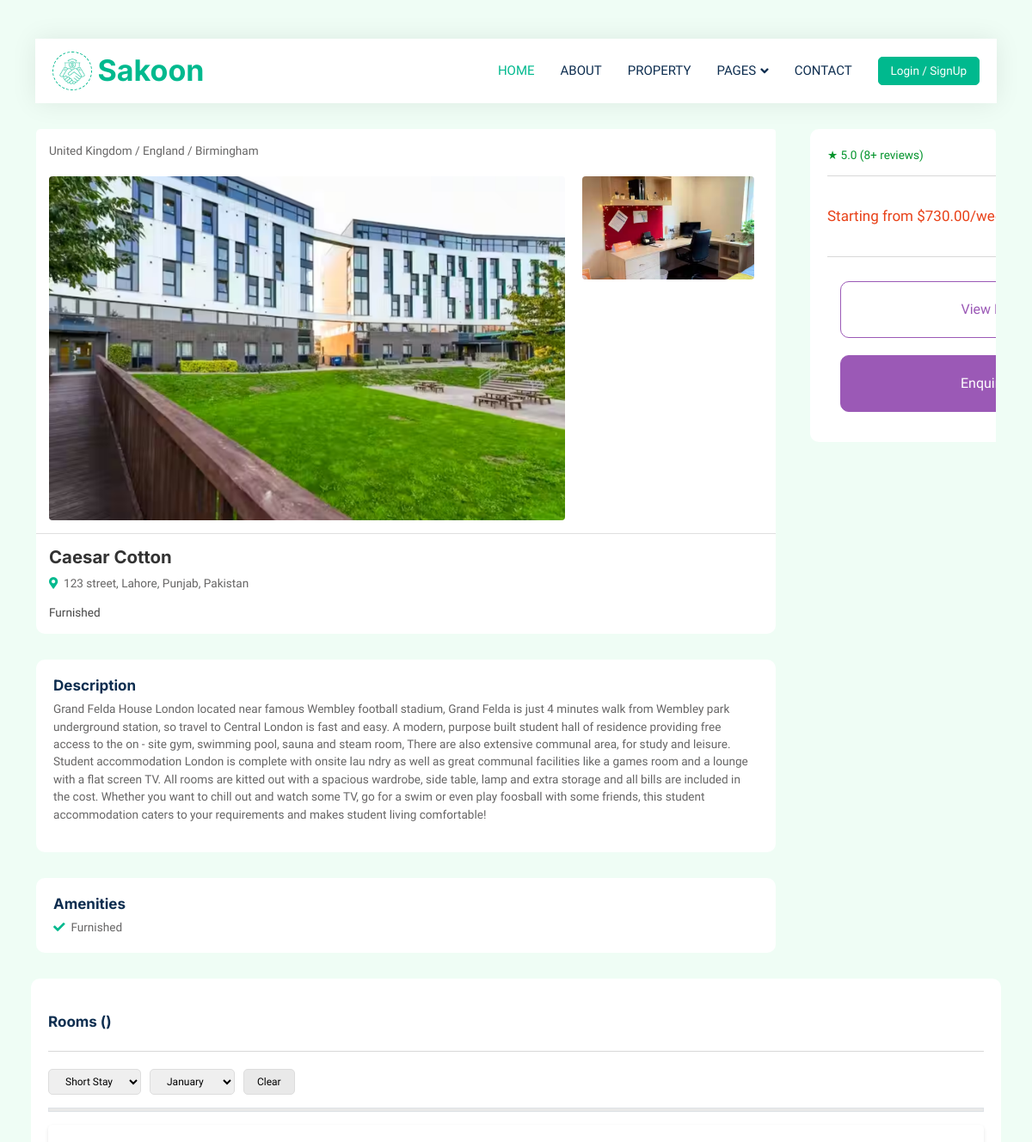
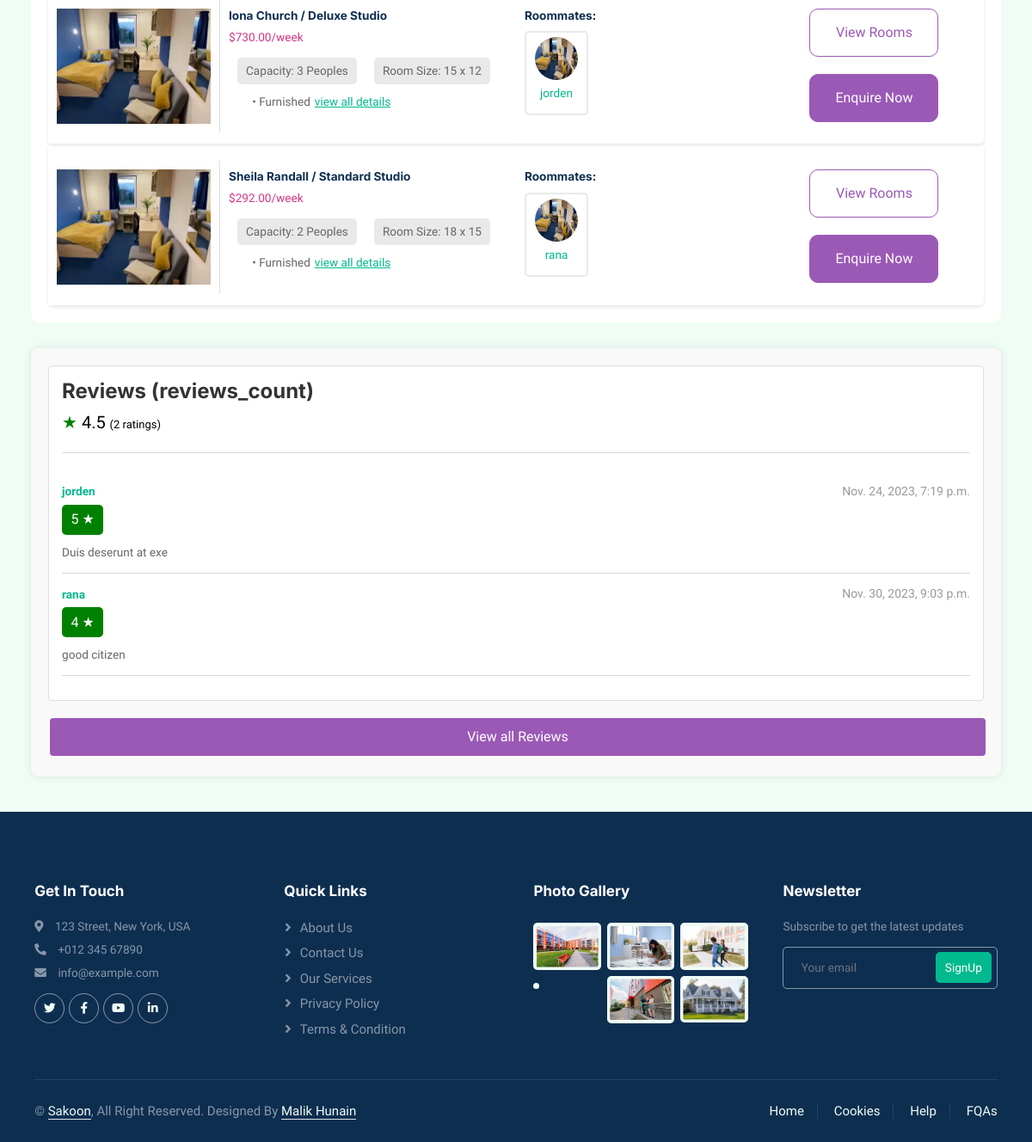
Screenshot of /properties/1/ with the database file from the repository (2 pictures, top to bottom).
### property/models.py (models this page shows, shortened)
class Media(models.Model):
    file = models.FileField(upload_to='static/media_files/')

class Property(models.Model):
    owner = models.ForeignKey(PropertyOwnerProfile, on_delete=models.CASCADE)
    name = models.CharField(max_length=255)
    images_or_videos = models.ManyToManyField('Media', related_name='property_media', blank=True)
    street_address = models.CharField(max_length=255)
    city = models.CharField(max_length=255)
    zip_code = models.CharField(max_length=255)
    state = models.CharField(max_length=255)
    country = models.CharField(max_length=255)
    latitude = models.DecimalField(max_digits=10, decimal_places=6)
    longitude = models.DecimalField(max_digits=10, decimal_places=6)
    description = models.TextField()
    gender = models.CharField(max_length=255, default='mixed')
    amenities = models.ManyToManyField(Amenities)
    room = models.ManyToManyField('Room', related_name='property_rooms', blank=True)
    review = models.ManyToManyField('review.PropertyReview', related_name='property_reviews', blank=True)

class Amenities(models.Model):
    name = models.CharField(max_length=255)
    icon = models.ImageField(upload_to='static/amenities_icons/', null=True, blank=True)

class Room(models.Model):
    property = models.ForeignKey(Property, on_delete=models.CASCADE, related_name='rooms')
    name = models.CharField(max_length=255)
    room_type = models.ForeignKey(RoomType, on_delete=models.CASCADE, related_name='rooms', default=1)
    images_or_videos = models.ManyToManyField('Media', related_name='room_media', blank=True)
    description = models.TextField()
    amenities = models.ManyToManyField(Amenities)
    room_dimensions = models.CharField(max_length=255)
    occupancy = models.PositiveIntegerField()
    price = models.DecimalField(max_digits=10, decimal_places=2)
    roommates = models.ManyToManyField(StudentProfile, related_name='rooms', blank=True)

class RoomType(models.Model):
    name = models.CharField(max_length=255)
    count = models.PositiveIntegerField()
    def __str__(self):
        return self.name

### student/models.py (models this page shows, shortened)
class StudentProfile(models.Model):
    user = models.OneToOneField(User, on_delete=models.CASCADE)
    bio = models.TextField(blank=True)
    email = models.CharField(max_length=255, blank=True)
    city = models.CharField(max_length=255, blank=True)
    state = models.CharField(max_length=255, blank=True)
    country = models.CharField(max_length=255, blank=True)
    religion = models.CharField(max_length=255, blank=True)
    profile_picture = models.ImageField(upload_to='static/profile_pictures/', null=True, blank=True)
    age = models.IntegerField(blank=True, null=True)
    occupation = models.CharField(max_length=255, blank=True)
    gender = models.CharField(max_length=10, choices=[('male', 'Male'), ('female', 'Female'), ('other', 'Other')], blank=True, null=True)
    academic_level = models.CharField(max_length=50, blank=True, null=True, help_text="e.g., Freshman, Sophomore, Graduate Student")
    major = models.CharField(max_length=100, blank=True, null=True, help_text="Your academic major or field of study")
    interests = models.TextField(blank=True, null=True, help_text="List your hobbies and interests")
    preferred_roommate = models.TextField(blank=True, null=True, help_text="List your preferred roommate's interests, hobbies, and other characteristics")
    cleanliness_level = models.IntegerField(blank=True, null=True, help_text="Rate your cleanliness on a scale of 1 to 5")
    smoking_preference = models.BooleanField(default=False, help_text="Do you prefer a non-smoking environment?")
    reviews_by_roommates = models.ManyToManyField('review.RoommateReview', related_name='student_reviews', blank=True)
    reviews_by_property_owners = models.ManyToManyField('review.StudentReview', related_name='student_reviews', blank=True)

### review/models.py (models this page shows, shortened)
class StudentReview(models.Model):
    student = models.ForeignKey(StudentProfile, on_delete=models.CASCADE, related_name='reviews')
    reviewer = models.ForeignKey('property.Property', on_delete=models.CASCADE)
    text = models.TextField()
    rating = models.IntegerField(
        validators=[
            MinValueValidator(1),
            MaxValueValidator(5)
        ]
    )
    created_at = models.DateTimeField(auto_now_add=True)

### student/views.py (the view)
# urls.py: path('properties/<int:pk>/', views.property_detail, name='property-detail'),
def property_detail(request, pk):
    property = get_object_or_404(Property, pk=pk)
    reviews = StudentReview.objects.filter(reviewer__id=pk)
    student_total_rating_property = reviews.aggregate(Avg('rating'))['rating__avg']
    reviews_count = reviews.count()
    context = {
        'property': property,
        'reviews': reviews,
        'student_total_rating_property': student_total_rating_property,
        'reviews_count': reviews_count,
    }
    return render(request, 'student/property_detail.html', context)

### student/templates/student/property_detail.html (shortened to what this page needs)
{% extends 'main.html' %}
{% load static %}
{% block content %}
{% include 'student/components/navbar.html' %}
<div class="card">
  <div class="left">
    <div class="header">
      <div class="card-header">
        <div class="breadcrumbs">United Kingdom / England / Birmingham</div>
        <div class="image-gallery">
          <div class="main-image">
            {% for image in property.images_or_videos.all %}
            {% if forloop.counter == 1 %}
            <img src="{{ request.scheme }}://{{ request.get_host }}{{ image.file.url }}" alt="Main Property Image">
            {% endif %}
            {% endfor %}
          </div>
          <div class="thumbnail-images">
            {% for image in property.images_or_videos.all %}
            {% if forloop.counter > 1 %}
            {% if forloop.counter <= 3 %}
            <img src="{{ request.scheme }}://{{ request.get_host }}{{ image.file.url }}" alt="Thumbnail Image">
            {% endif %}
            {% endif %}
            {% endfor %}
          </div>
        </div>
      </div>
      <div class="card-body">
        <div class="property-info">
          <h2 class="property-title">{{ property.name }}</h2>
          <p><i class="fa fa-map-marker-alt text-primary me-2"></i>{{property.street_address}} street, {{property.city}}, {{property.state}}, {{property.country}}</p>
          <div class="property-features">
            {% for amenity in property.amenities.all %}
            {% if forloop.counter <= 3 %}
            <span class="feature">{{amenity.name}}</span>
            {% endif %}
            {% endfor %}
          </div>
        </div>
      </div>
    </div>
    <div class="description">
      <h5>Description</h5>
      <p>{{property.description}}</p>
    </div>
    <div class="amenities">
      <h5>Amenities</h5>
      <div class="amenities-list">
        {% for amenity in property.amenities.all %}
        <div class="amenity">
          <i class="fa fa-check text-primary me-2"></i>{{amenity.name}}
        </div>
        {% endfor %}
      </div>
    </div>
  </div>
  <div class="right">
    <div class="property-rating">
      <div class="rating-stars">★ 5.0 (8+ reviews)</div>
      <hr>
    </div>
    <div class="property-price">
      {% for room in property.rooms.all %}
      {% if forloop.counter <= 1 %}
      <div class="price">Starting from ${{room.price}}/week</div>
      {% endif %}
      {% endfor %}
      <hr>
    </div>
    <div class="property-actions">
      <button class="view-rooms">View Rooms</button>
      <button class="enquire-now">Enquire Now</button>
    </div>
  </div>
</div>
<div class="rooms">
  <div class="header">
    <h5>Rooms ()</h5>
    <hr>
    <div class="filters">
        <select name="stayDuration" id="stayDuration">
            <option value="short">Short Stay</option>
        </select>
        <select name="moveInMonth" id="moveInMonth">
            <option value="january">January</option>
        </select>
        <button id="clearFilters">Clear</button>
    </div>
    <div class="border"></div>
  </div>
  {% for room in property.rooms.all %}
  <section class="room-listing">
    <article class="room">
      <div class="room-info">
        <figure class="room-layout">
          {% for image in room.images_or_videos.all %}
          {% if forloop.counter == 1 %}
            <img src="{{ request.scheme }}://{{ request.get_host }}{{ image.file.url }}" alt="8 Bed Standard Ensuite layout">
          {% endif %}
          {% endfor %}
        </figure>
        <div class="room-details">
          <h6>{{ room.name }} / {{room.room_type}}</h6>
            <p class="price">${{ room.price }}/week</p>
            <div class="attributes">
              <p class="capacity">Capacity: {{room.occupancy}} Peoples</p>
              <p class="room-size">Room Size: {{room.room_dimensions}}</p>
            </div>
            <ul class="features">
              {% for amenity in room.amenities.all %}
              {% if forloop.counter <= 5 %}
                <li>• {{amenity.name}}</li>
              {% endif %}
                {% endfor %}
                <li><a href="#"><u>view all details</u></a></li>
            </ul>
        </div>
      </div>
      <div class="roommates">
        <h6>Roommates: </h6>
        <div class="roommates-list">
          {% for roommate in room.roommates.all %}
          {% if forloop.counter <= 3 %}
          <div class="roommate">
            {% for image in room.images_or_videos.all %}
            {% if forloop.counter == 1 %}
            <img src="{{ request.scheme }}://{{ request.get_host }}{{ image.file.url }}" alt="Roommate Image">
            {% endif %}
            {% endfor %}
            <div class="roommate-info">
              <p><a href="{% url 'user-profile' roommate.user.id %}">{{roommate.user.username}}</a></p>
            </div>
          </div>
          {% endif %}
          {% endfor %}
        </div>
      </div>
      <div class="enquiry">
        <button class="view-rooms">View Rooms</button>
      <button class="enquire-now">Enquire Now</button>
      </div>
    </article>
  </section>
  {% endfor %}
</div>
<div class="review-container">
  <div class="review">
      <h1>Reviews (reviews_count)</h1>
      <div class="stars" style="display: block;">★ <span style="color: black;">{{student_total_rating_property}} <span style="font-size: 13px;">({{reviews.count}} ratings)</span></span></div>
      <hr>
      <br>
      {% for review in reviews %}
      {% if forloop.counter <= 3 %}
      <div class="review-header">
          <span class="review-author"><a href="{% url 'user-profile' review.student.user.id %}">{{review.student.user.username}}</a></span>
          <span class="review-date">{{review.created_at}}</span>
      </div>
      <div class="review-rating">{{review.rating}} ★</div>
      <p class="review-text">{{review.text}}</p>
      <hr>
      {% endif %}
      {% endfor %}
  </div>
  <button class="view-all" id="view-all-reviews-btn">View all Reviews</button>
</div>
{% include 'student/components/footer.html' %}
{% endblock %}

### rows the page displays
Media: file (picture)
Media: file (picture)
Property: name "Caesar Cotton", street_address "123", city "Lahore", state "Punjab", country "Pakistan", description "Grand Felda House London located near famous Wembley football stadium, Grand Felda is just 4 minutes walk from Wembley park underground station, so travel to Central London is fast and easy. A modern, purpose built student hall of residence providing free access to the on - site gym, swimming pool, sauna and steam room, There are also extensive communal area, for study and leisure. Student accommodation London is complete with onsite lau ndry as well as great communal facilities like a games room and a lounge with a flat screen TV. All rooms are kitted out with a spacious wardrobe, side table, lamp and extra storage and all bills are included in the cost. Whether you want to chill out and…"
Amenities: name "Furnished"
Room: price "730.00", name "Iona Church", room_type "Deluxe Studio", occupancy "3", room_dimensions "15 x 12"
Media: file (picture)
StudentProfile: user.username "jorden"
Room: name "Sheila Randall", room_type "Standard Studio", price "292.00", occupancy "2", room_dimensions "18 x 15"
StudentProfile: user.username "rana"
StudentReview: student.user.username "jorden", created_at "Nov. 24, 2023, 7:19 p.m.", rating "5", text "Duis deserunt at exe"
StudentReview: student.user.username "rana", created_at "Nov. 30, 2023, 9:03 p.m.", rating "4", text "good citizen"

### other values shown
{{ student_total_rating_property }} "4.5"
{{ reviews.count }} "2"
